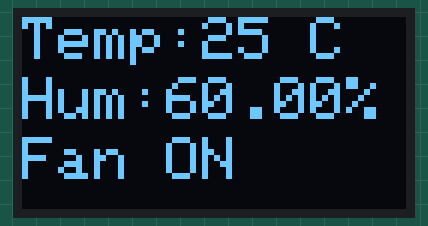
A sketch run on a simulated Arduino Uno, built with avr-gcc and run on an emulated ATmega328P. Parts: 128×64 one-colour display.

Above: at 0.1 s.

The sketch:

oled_test.ino
```cpp
// Install Adafruit SSD1306 library from Library Manager
// Install Adafruit GFX library from Library Manager
// SDA = A4, SCL = A5

#include <Wire.h>
#include <Adafruit_GFX.h> // Graphics library
#include <Adafruit_SSD1306.h>  // OLED display library
// OLED display resolution
int SCREEN_WIDTH = 128;
int SCREEN_HEIGHT = 64;
int OLED_ADDR = 0x3C; // I2C address for OLED display

int tempValue = 25;
float humValue = 60.0;
bool fanState = true;

// Create an OLED display object
// Screen width, screen height, I2C communication, reset pin (-1 = not used)
Adafruit_SSD1306 display(SCREEN_WIDTH, SCREEN_HEIGHT, &Wire, -1);

void setup()
{
    // Initialize OLED display
    display.begin(SSD1306_SWITCHCAPVCC, OLED_ADDR);
}

void loop()
{
    display.clearDisplay();
    display.setTextSize(2); // Bigger text → about 3-4 rows
    display.setTextColor(WHITE);

    // Row 1
    display.setCursor(0, 0);
    display.print("Temp:");
    display.print(tempValue);
    display.println(" C");

    // Row 2
    display.setCursor(0, 20);
    display.print("Hum:");
    display.print(humValue);
    display.println("%");

    // Row 3
    display.setCursor(0, 40);
    display.println("Fan ON");

    display.display();  // send all text to OLED
    delay(2000);  // wait for 2 seconds before refreshing the display
}
```
